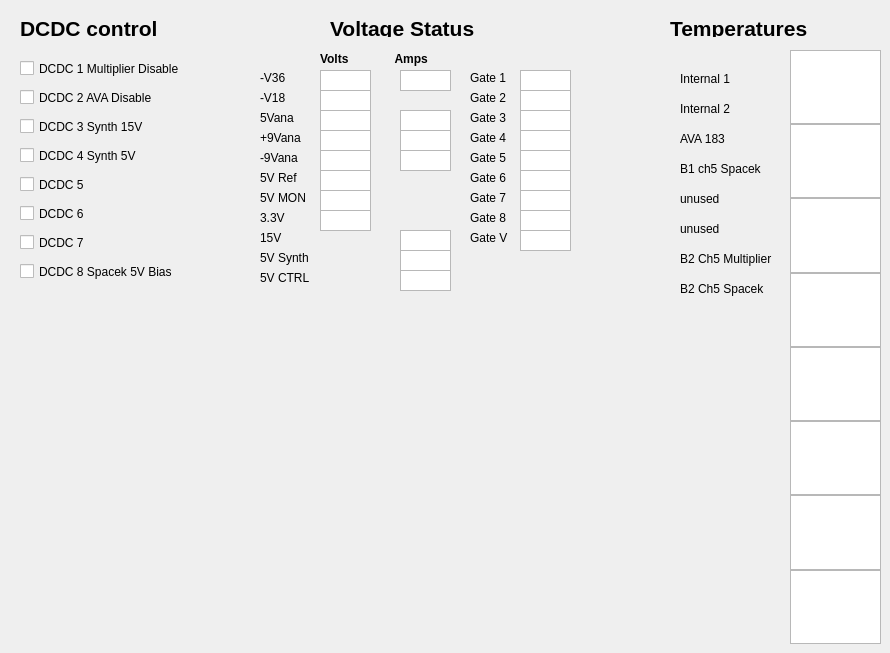
    <widget class="QWidget" name="DCDC_Tab">
     <attribute name="title">
      <string>DCDC</string>
     </attribute>
     <widget class="QCheckBox" name="dcdc2">
      <property name="geometry">
       <rect>
        <x>20</x>
        <y>86</y>
        <width>171</width>
        <height>23</height>
       </rect>
      </property>
      <property name="text">
       <string>DCDC 2 AVA Disable</string>
      </property>
     </widget>
     <widget class="QCheckBox" name="dcdc5">
      <property name="geometry">
       <rect>
        <x>20</x>
        <y>173</y>
        <width>99</width>
        <height>23</height>
       </rect>
      </property>
      <property name="text">
       <string>DCDC 5</string>
      </property>
     </widget>
     <widget class="QCheckBox" name="dcdc4">
      <property name="geometry">
       <rect>
        <x>20</x>
        <y>144</y>
        <width>141</width>
        <height>23</height>
       </rect>
      </property>
      <property name="text">
       <string>DCDC 4 Synth 5V</string>
      </property>
     </widget>
     <widget class="QCheckBox" name="dcdc7">
      <property name="geometry">
       <rect>
        <x>20</x>
        <y>231</y>
        <width>99</width>
        <height>23</height>
       </rect>
      </property>
      <property name="text">
       <string>DCDC 7</string>
      </property>
     </widget>
     <widget class="QCheckBox" name="dcdc3">
      <property name="geometry">
       <rect>
        <x>20</x>
        <y>115</y>
        <width>161</width>
        <height>23</height>
       </rect>
      </property>
      <property name="text">
       <string>DCDC 3 Synth 15V</string>
      </property>
     </widget>
     <widget class="QCheckBox" name="dcdc6">
      <property name="geometry">
       <rect>
        <x>20</x>
        <y>202</y>
        <width>99</width>
        <height>23</height>
       </rect>
      </property>
      <property name="text">
       <string>DCDC 6</string>
      </property>
     </widget>
     <widget class="QCheckBox" name="dcdc8">
      <property name="geometry">
       <rect>
        <x>20</x>
        <y>260</y>
        <width>191</width>
        <height>23</height>
       </rect>
      </property>
      <property name="text">
       <string>DCDC 8 Spacek 5V Bias</string>
      </property>
     </widget>
     <widget class="QCheckBox" name="dcdc1">
      <property name="enabled">
       <bool>true</bool>
      </property>
      <property name="geometry">
       <rect>
        <x>20</x>
        <y>57</y>
        <width>211</width>
        <height>23</height>
       </rect>
      </property>
      <property name="text">
       <string>DCDC 1 Multiplier Disable</string>
      </property>
      <property name="checked">
       <bool>false</bool>
      </property>
     </widget>
     <widget class="QTextEdit" name="textEdit_21c">
      <property name="geometry">
       <rect>
        <x>320</x>
        <y>110</y>
        <width>51</width>
        <height>21</height>
       </rect>
      </property>
      <property name="verticalScrollBarPolicy">
       <enum>Qt::ScrollBarAlwaysOff</enum>
      </property>
      <property name="horizontalScrollBarPolicy">
       <enum>Qt::ScrollBarAlwaysOff</enum>
      </property>
     </widget>
     <widget class="QLabel" name="label_32">
      <property name="geometry">
       <rect>
        <x>260</x>
        <y>150</y>
        <width>59</width>
        <height>16</height>
       </rect>
      </property>
      <property name="text">
       <string>-9Vana</string>
      </property>
     </widget>
     <widget class="QLabel" name="label_33">
      <property name="geometry">
       <rect>
        <x>260</x>
        <y>170</y>
        <width>59</width>
        <height>16</height>
       </rect>
      </property>
      <property name="text">
       <string>5V Ref</string>
      </property>
     </widget>
     <widget class="QTextEdit" name="textEdit_19c">
      <property name="geometry">
       <rect>
        <x>320</x>
        <y>70</y>
        <width>51</width>
        <height>21</height>
       </rect>
      </property>
      <property name="verticalScrollBarPolicy">
       <enum>Qt::ScrollBarAlwaysOff</enum>
      </property>
      <property name="horizontalScrollBarPolicy">
       <enum>Qt::ScrollBarAlwaysOff</enum>
      </property>
     </widget>
     <widget class="QTextEdit" name="textEdit_23c">
      <property name="geometry">
       <rect>
        <x>320</x>
        <y>150</y>
        <width>51</width>
        <height>21</height>
       </rect>
      </property>
      <property name="verticalScrollBarPolicy">
       <enum>Qt::ScrollBarAlwaysOff</enum>
      </property>
      <property name="horizontalScrollBarPolicy">
       <enum>Qt::ScrollBarAlwaysOff</enum>
      </property>
     </widget>
     <widget class="QLabel" name="label_34">
      <property name="geometry">
       <rect>
        <x>260</x>
        <y>70</y>
        <width>59</width>
        <height>16</height>
       </rect>
      </property>
      <property name="text">
       <string>-V36</string>
      </property>
     </widget>
     <widget class="QTextEdit" name="textEdit_24c">
      <property name="geometry">
       <rect>
        <x>320</x>
        <y>170</y>
        <width>51</width>
        <height>21</height>
       </rect>
      </property>
      <property name="verticalScrollBarPolicy">
       <enum>Qt::ScrollBarAlwaysOff</enum>
      </property>
      <property name="horizontalScrollBarPolicy">
       <enum>Qt::ScrollBarAlwaysOff</enum>
      </property>
     </widget>
     <widget class="QLabel" name="label_35">
      <property name="geometry">
       <rect>
        <x>260</x>
        <y>90</y>
        <width>59</width>
        <height>16</height>
       </rect>
      </property>
      <property name="text">
       <string>-V18</string>
      </property>
     </widget>
     <widget class="QTextEdit" name="textEdit_20c">
      <property name="geometry">
       <rect>
        <x>320</x>
        <y>90</y>
        <width>51</width>
        <height>21</height>
       </rect>
      </property>
      <property name="verticalScrollBarPolicy">
       <enum>Qt::ScrollBarAlwaysOff</enum>
      </property>
      <property name="horizontalScrollBarPolicy">
       <enum>Qt::ScrollBarAlwaysOff</enum>
      </property>
     </widget>
     <widget class="QLabel" name="label_36">
      <property name="geometry">
       <rect>
        <x>260</x>
        <y>110</y>
        <width>59</width>
        <height>16</height>
       </rect>
      </property>
      <property name="text">
       <string>5Vana</string>
      </property>
     </widget>
     <widget class="QLabel" name="label_37">
      <property name="geometry">
       <rect>
        <x>260</x>
        <y>130</y>
        <width>59</width>
        <height>16</height>
       </rect>
      </property>
      <property name="text">
       <string>+9Vana</string>
      </property>
     </widget>
     <widget class="QTextEdit" name="textEdit_22c">
      <property name="geometry">
       <rect>
        <x>320</x>
        <y>130</y>
        <width>51</width>
        <height>21</height>
       </rect>
      </property>
      <property name="verticalScrollBarPolicy">
       <enum>Qt::ScrollBarAlwaysOff</enum>
      </property>
      <property name="horizontalScrollBarPolicy">
       <enum>Qt::ScrollBarAlwaysOff</enum>
      </property>
     </widget>
     <widget class="QLabel" name="label_15">
      <property name="geometry">
       <rect>
        <x>680</x>
        <y>70</y>
        <width>67</width>
        <height>17</height>
       </rect>
      </property>
      <property name="text">
       <string>Internal 1</string>
      </property>
     </widget>
     <widget class="QLabel" name="label_16">
      <property name="geometry">
       <rect>
        <x>680</x>
        <y>100</y>
        <width>67</width>
        <height>17</height>
       </rect>
      </property>
      <property name="text">
       <string>Internal 2</string>
      </property>
     </widget>
     <widget class="QLabel" name="label_17">
      <property name="geometry">
       <rect>
        <x>680</x>
        <y>130</y>
        <width>67</width>
        <height>17</height>
       </rect>
      </property>
      <property name="text">
       <string>AVA 183</string>
      </property>
     </widget>
     <widget class="QLabel" name="label_18">
      <property name="geometry">
       <rect>
        <x>680</x>
        <y>160</y>
        <width>111</width>
        <height>17</height>
       </rect>
      </property>
      <property name="text">
       <string>B1 ch5 Spacek</string>
      </property>
     </widget>
     <widget class="QLabel" name="label_19">
      <property name="geometry">
       <rect>
        <x>680</x>
        <y>190</y>
        <width>111</width>
        <height>17</height>
       </rect>
      </property>
      <property name="text">
       <string>unused</string>
      </property>
     </widget>
     <widget class="QLabel" name="label_20">
      <property name="geometry">
       <rect>
        <x>680</x>
        <y>220</y>
        <width>111</width>
        <height>17</height>
       </rect>
      </property>
      <property name="text">
       <string>unused</string>
      </property>
     </widget>
     <widget class="QLabel" name="label_21">
      <property name="geometry">
       <rect>
        <x>680</x>
        <y>250</y>
        <width>121</width>
        <height>17</height>
       </rect>
      </property>
      <property name="text">
       <string>B2 Ch5 Multiplier</string>
      </property>
     </widget>
     <widget class="QLabel" name="label_38">
      <property name="geometry">
       <rect>
        <x>680</x>
        <y>280</y>
        <width>111</width>
        <height>17</height>
       </rect>
      </property>
      <property name="text">
       <string>B2 Ch5 Spacek</string>
      </property>
     </widget>
     <widget class="QLabel" name="label_39">
      <property name="geometry">
       <rect>
        <x>670</x>
        <y>20</y>
        <width>211</width>
        <height>17</height>
       </rect>
      </property>
      <property name="font">
       <font>
        <pointsize>16</pointsize>
        <weight>75</weight>
        <bold>true</bold>
       </font>
      </property>
      <property name="text">
       <string>Temperatures</string>
      </property>
     </widget>
     <widget class="QLabel" name="label_40">
      <property name="geometry">
       <rect>
        <x>20</x>
        <y>20</y>
        <width>181</width>
        <height>17</height>
       </rect>
      </property>
      <property name="font">
       <font>
        <pointsize>16</pointsize>
        <weight>75</weight>
        <bold>true</bold>
       </font>
      </property>
      <property name="text">
       <string>DCDC control</string>
      </property>
     </widget>
     <widget class="QLabel" name="label_41">
      <property name="geometry">
       <rect>
        <x>330</x>
        <y>20</y>
        <width>181</width>
        <height>17</height>
       </rect>
      </property>
      <property name="font">
       <font>
        <pointsize>16</pointsize>
        <weight>75</weight>
        <bold>true</bold>
       </font>
      </property>
      <property name="text">
       <string>Voltage Status</string>
      </property>
     </widget>
     <widget class="QTextEdit" name="textEdit_23c_2">
      <property name="geometry">
       <rect>
        <x>400</x>
        <y>150</y>
        <width>51</width>
        <height>21</height>
       </rect>
      </property>
      <property name="verticalScrollBarPolicy">
       <enum>Qt::ScrollBarAlwaysOff</enum>
      </property>
      <property name="horizontalScrollBarPolicy">
       <enum>Qt::ScrollBarAlwaysOff</enum>
      </property>
     </widget>
     <widget class="QTextEdit" name="textEdit_22c_2">
      <property name="geometry">
       <rect>
        <x>400</x>
        <y>130</y>
        <width>51</width>
        <height>21</height>
       </rect>
      </property>
      <property name="verticalScrollBarPolicy">
       <enum>Qt::ScrollBarAlwaysOff</enum>
      </property>
      <property name="horizontalScrollBarPolicy">
       <enum>Qt::ScrollBarAlwaysOff</enum>
      </property>
     </widget>
     <widget class="QTextEdit" name="textEdit_19c_2">
      <property name="geometry">
       <rect>
        <x>400</x>
        <y>70</y>
        <width>51</width>
        <height>21</height>
       </rect>
      </property>
      <property name="verticalScrollBarPolicy">
       <enum>Qt::ScrollBarAlwaysOff</enum>
      </property>
      <property name="horizontalScrollBarPolicy">
       <enum>Qt::ScrollBarAlwaysOff</enum>
      </property>
     </widget>
     <widget class="QLabel" name="label_45">
      <property name="geometry">
       <rect>
        <x>320</x>
        <y>50</y>
        <width>141</width>
        <height>17</height>
       </rect>
      </property>
      <property name="font">
       <font>
        <weight>75</weight>
        <bold>true</bold>
       </font>
      </property>
      <property name="text">
       <string>Volts              Amps</string>
      </property>
     </widget>
     <widget class="QLabel" name="label_46">
      <property name="geometry">
       <rect>
        <x>260</x>
        <y>210</y>
        <width>59</width>
        <height>16</height>
       </rect>
      </property>
      <property name="text">
       <string>3.3V</string>
      </property>
     </widget>
     <widget class="QLabel" name="label_47">
      <property name="geometry">
       <rect>
        <x>260</x>
        <y>230</y>
        <width>59</width>
        <height>16</height>
       </rect>
      </property>
      <property name="text">
       <string>15V</string>
      </property>
     </widget>
     <widget class="QTextEdit" name="textEdit_25c">
      <property name="geometry">
       <rect>
        <x>320</x>
        <y>210</y>
        <width>51</width>
        <height>21</height>
       </rect>
      </property>
      <property name="verticalScrollBarPolicy">
       <enum>Qt::ScrollBarAlwaysOff</enum>
      </property>
      <property name="horizontalScrollBarPolicy">
       <enum>Qt::ScrollBarAlwaysOff</enum>
      </property>
     </widget>
     <widget class="QTextEdit" name="textEdit_26c_2">
      <property name="geometry">
       <rect>
        <x>400</x>
        <y>230</y>
        <width>51</width>
        <height>21</height>
       </rect>
      </property>
      <property name="verticalScrollBarPolicy">
       <enum>Qt::ScrollBarAlwaysOff</enum>
      </property>
      <property name="horizontalScrollBarPolicy">
       <enum>Qt::ScrollBarAlwaysOff</enum>
      </property>
     </widget>
     <widget class="QLabel" name="label_48">
      <property name="geometry">
       <rect>
        <x>260</x>
        <y>250</y>
        <width>59</width>
        <height>16</height>
       </rect>
      </property>
      <property name="text">
       <string>5V Synth</string>
      </property>
     </widget>
     <widget class="QTextEdit" name="textEdit_27c_2">
      <property name="geometry">
       <rect>
        <x>400</x>
        <y>250</y>
        <width>51</width>
        <height>21</height>
       </rect>
      </property>
      <property name="verticalScrollBarPolicy">
       <enum>Qt::ScrollBarAlwaysOff</enum>
      </property>
      <property name="horizontalScrollBarPolicy">
       <enum>Qt::ScrollBarAlwaysOff</enum>
      </property>
     </widget>
     <widget class="QLabel" name="label_49">
      <property name="geometry">
       <rect>
        <x>260</x>
        <y>270</y>
        <width>59</width>
        <height>16</height>
       </rect>
      </property>
      <property name="text">
       <string>5V CTRL</string>
      </property>
     </widget>
     <widget class="QTextEdit" name="textEdit_28c_2">
      <property name="geometry">
       <rect>
        <x>400</x>
        <y>270</y>
        <width>51</width>
        <height>21</height>
       </rect>
      </property>
      <property name="verticalScrollBarPolicy">
       <enum>Qt::ScrollBarAlwaysOff</enum>
      </property>
      <property name="horizontalScrollBarPolicy">
       <enum>Qt::ScrollBarAlwaysOff</enum>
      </property>
     </widget>
     <widget class="QTextEdit" name="textEdit_21c_2">
      <property name="geometry">
       <rect>
        <x>400</x>
        <y>110</y>
        <width>51</width>
        <height>21</height>
       </rect>
      </property>
      <property name="verticalScrollBarPolicy">
       <enum>Qt::ScrollBarAlwaysOff</enum>
      </property>
      <property name="horizontalScrollBarPolicy">
       <enum>Qt::ScrollBarAlwaysOff</enum>
      </property>
     </widget>
     <widget class="QTextEdit" name="textEdit_33">
      <property name="geometry">
       <rect>
        <x>320</x>
        <y>190</y>
        <width>51</width>
        <height>21</height>
       </rect>
      </property>
      <property name="verticalScrollBarPolicy">
       <enum>Qt::ScrollBarAlwaysOff</enum>
      </property>
      <property name="horizontalScrollBarPolicy">
       <enum>Qt::ScrollBarAlwaysOff</enum>
      </property>
     </widget>
     <widget class="QLabel" name="label_54">
      <property name="geometry">
       <rect>
        <x>260</x>
        <y>190</y>
        <width>59</width>
        <height>16</height>
       </rect>
      </property>
      <property name="text">
       <string>5V MON</string>
      </property>
     </widget>
     <widget class="QLabel" name="label_55">
      <property name="geometry">
       <rect>
        <x>470</x>
        <y>210</y>
        <width>59</width>
        <height>16</height>
       </rect>
      </property>
      <property name="text">
       <string>Gate 8</string>
      </property>
     </widget>
     <widget class="QLabel" name="label_56">
      <property name="geometry">
       <rect>
        <x>470</x>
        <y>130</y>
        <width>59</width>
        <height>16</height>
       </rect>
      </property>
      <property name="text">
       <string>Gate 4</string>
      </property>
     </widget>
     <widget class="QLabel" name="label_57">
      <property name="geometry">
       <rect>
        <x>470</x>
        <y>110</y>
        <width>59</width>
        <height>16</height>
       </rect>
      </property>
      <property name="text">
       <string>Gate 3</string>
      </property>
     </widget>
     <widget class="QLabel" name="label_58">
      <property name="geometry">
       <rect>
        <x>470</x>
        <y>150</y>
        <width>59</width>
        <height>16</height>
       </rect>
      </property>
      <property name="text">
       <string>Gate 5</string>
      </property>
     </widget>
     <widget class="QLabel" name="label_63">
      <property name="geometry">
       <rect>
        <x>470</x>
        <y>170</y>
        <width>59</width>
        <height>16</height>
       </rect>
      </property>
      <property name="text">
       <string>Gate 6</string>
      </property>
     </widget>
     <widget class="QLabel" name="label_64">
      <property name="geometry">
       <rect>
        <x>470</x>
        <y>190</y>
        <width>59</width>
        <height>16</height>
       </rect>
      </property>
      <property name="text">
       <string>Gate 7</string>
      </property>
     </widget>
     <widget class="QLabel" name="label_65">
      <property name="geometry">
       <rect>
        <x>470</x>
        <y>90</y>
        <width>59</width>
        <height>16</height>
       </rect>
      </property>
      <property name="text">
       <string>Gate 2</string>
      </property>
     </widget>
     <widget class="QLabel" name="label_66">
      <property name="geometry">
       <rect>
        <x>470</x>
        <y>70</y>
        <width>59</width>
        <height>16</height>
       </rect>
      </property>
      <property name="text">
       <string>Gate 1</string>
      </property>
     </widget>
     <widget class="QTextEdit" name="textEdit_19d_1">
      <property name="geometry">
       <rect>
        <x>520</x>
        <y>70</y>
        <width>51</width>
        <height>21</height>
       </rect>
      </property>
      <property name="verticalScrollBarPolicy">
       <enum>Qt::ScrollBarAlwaysOff</enum>
      </property>
      <property name="horizontalScrollBarPolicy">
       <enum>Qt::ScrollBarAlwaysOff</enum>
      </property>
     </widget>
     <widget class="QTextEdit" name="textEdit_19d_2">
      <property name="geometry">
       <rect>
        <x>520</x>
        <y>90</y>
        <width>51</width>
        <height>21</height>
       </rect>
      </property>
      <property name="verticalScrollBarPolicy">
       <enum>Qt::ScrollBarAlwaysOff</enum>
      </property>
      <property name="horizontalScrollBarPolicy">
       <enum>Qt::ScrollBarAlwaysOff</enum>
      </property>
     </widget>
     <widget class="QTextEdit" name="textEdit_19d_3">
      <property name="geometry">
       <rect>
        <x>520</x>
        <y>110</y>
        <width>51</width>
        <height>21</height>
       </rect>
      </property>
      <property name="verticalScrollBarPolicy">
       <enum>Qt::ScrollBarAlwaysOff</enum>
      </property>
      <property name="horizontalScrollBarPolicy">
       <enum>Qt::ScrollBarAlwaysOff</enum>
      </property>
     </widget>
     <widget class="QTextEdit" name="textEdit_19d_4">
      <property name="geometry">
       <rect>
        <x>520</x>
        <y>130</y>
        <width>51</width>
        <height>21</height>
       </rect>
      </property>
      <property name="verticalScrollBarPolicy">
       <enum>Qt::ScrollBarAlwaysOff</enum>
      </property>
      <property name="horizontalScrollBarPolicy">
       <enum>Qt::ScrollBarAlwaysOff</enum>
      </property>
     </widget>
     <widget class="QTextEdit" name="textEdit_19d_5">
      <property name="geometry">
       <rect>
        <x>520</x>
        <y>150</y>
        <width>51</width>
        <height>21</height>
       </rect>
      </property>
      <property name="verticalScrollBarPolicy">
       <enum>Qt::ScrollBarAlwaysOff</enum>
      </property>
      <property name="horizontalScrollBarPolicy">
       <enum>Qt::ScrollBarAlwaysOff</enum>
      </property>
     </widget>
     <widget class="QTextEdit" name="textEdit_19d_6">
      <property name="geometry">
       <rect>
        <x>520</x>
        <y>170</y>
        <width>51</width>
        <height>21</height>
       </rect>
      </property>
      <property name="verticalScrollBarPolicy">
       <enum>Qt::ScrollBarAlwaysOff</enum>
      </property>
      <property name="horizontalScrollBarPolicy">
       <enum>Qt::ScrollBarAlwaysOff</enum>
      </property>
     </widget>
     <widget class="QTextEdit" name="textEdit_19d_7">
      <property name="geometry">
       <rect>
        <x>520</x>
        <y>190</y>
        <width>51</width>
        <height>21</height>
       </rect>
      </property>
      <property name="verticalScrollBarPolicy">
       <enum>Qt::ScrollBarAlwaysOff</enum>
      </property>
      <property name="horizontalScrollBarPolicy">
       <enum>Qt::ScrollBarAlwaysOff</enum>
      </property>
     </widget>
     <widget class="QTextEdit" name="textEdit_19d_8">
      <property name="geometry">
       <rect>
        <x>520</x>
        <y>210</y>
        <width>51</width>
        <height>21</height>
       </rect>
      </property>
      <property name="verticalScrollBarPolicy">
       <enum>Qt::ScrollBarAlwaysOff</enum>
      </property>
      <property name="horizontalScrollBarPolicy">
       <enum>Qt::ScrollBarAlwaysOff</enum>
      </property>
     </widget>
     <widget class="QTextEdit" name="textEdit_19d_V">
      <property name="geometry">
       <rect>
        <x>520</x>
        <y>230</y>
        <width>51</width>
        <height>21</height>
       </rect>
      </property>
      <property name="verticalScrollBarPolicy">
       <enum>Qt::ScrollBarAlwaysOff</enum>
      </property>
      <property name="horizontalScrollBarPolicy">
       <enum>Qt::ScrollBarAlwaysOff</enum>
      </property>
     </widget>
     <widget class="QLabel" name="label_67">
      <property name="geometry">
       <rect>
        <x>470</x>
        <y>230</y>
        <width>59</width>
        <height>16</height>
       </rect>
      </property>
      <property name="text">
       <string>Gate V</string>
      </property>
     </widget>
     <widget class="QWidget" name="layoutWidget">
      <property name="geometry">
       <rect>
        <x>790</x>
        <y>50</y>
        <width>91</width>
        <height>594</height>
       </rect>
      </property>
      <layout class="QVBoxLayout" name="tempLayout">
       <property name="spacing">
        <number>0</number>
       </property>
       <item>
        <widget class="QTextEdit" name="textEdit_AD590_0"/>
       </item>
       <item>
        <widget class="QTextEdit" name="textEdit_AD590_1"/>
       </item>
       <item>
        <widget class="QTextEdit" name="textEdit_AD590_2"/>
       </item>
       <item>
        <widget class="QTextEdit" name="textEdit_AD590_3"/>
       </item>
       <item>
        <widget class="QTextEdit" name="textEdit_AD590_4"/>
       </item>
       <item>
        <widget class="QTextEdit" name="textEdit_AD590_5"/>
       </item>
       <item>
        <widget class="QTextEdit" name="textEdit_AD590_6"/>
       </item>
       <item>
        <widget class="QTextEdit" name="textEdit_AD590_7"/>
       </item>
      </layout>
     </widget>
    </widget>
